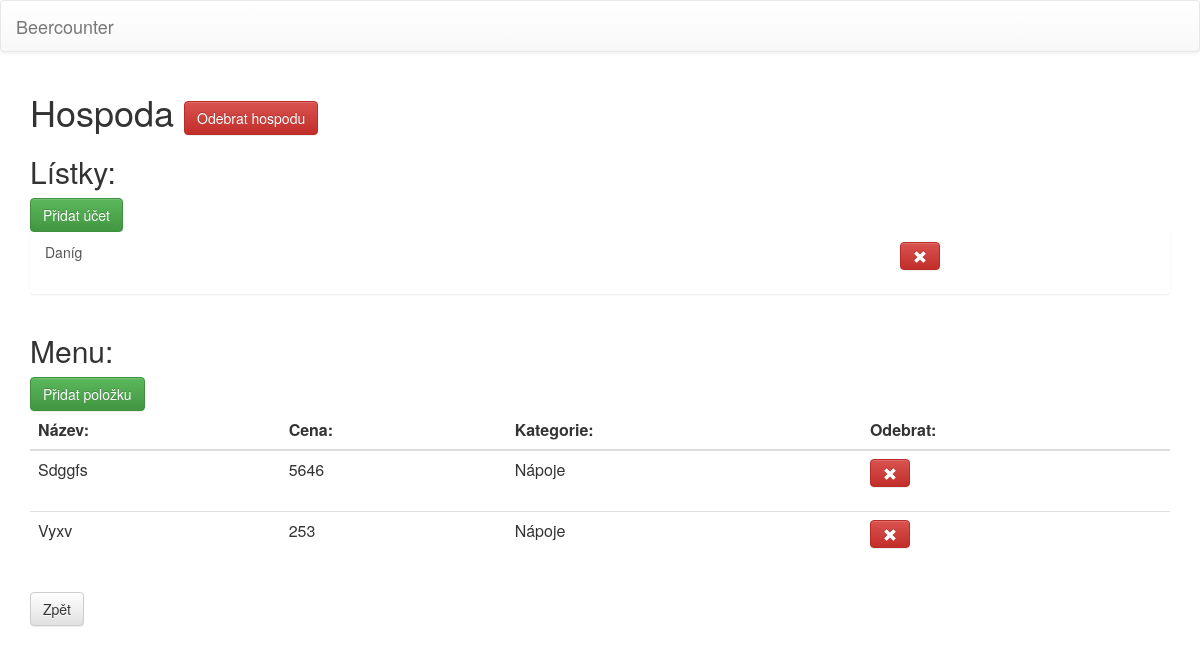
/pub/45/, run on the app's committed database.
### beercounter/models.py (models this page shows, shortened)
class Pub(Model):
  class Meta:
    verbose_name = "Hospoda"
  name = CharField(max_length=50, unique=True, verbose_name="Název")

class Bill(Model):
  class Meta:
    unique_together = ('name', 'pub')
    default_related_name = "bills"
    verbose_name = "Účet"
  name = CharField(max_length=50, verbose_name="Jméno")
  pub = ForeignKey('Pub', on_delete=CASCADE, )

class Item(Model):
  class Meta:
    verbose_name = "Položka"
    default_related_name = "items"
  ITEM_CATEGORY = (
      ('N', 'Nápoje'),
      ('J', 'Jídlo'),
      ('O', 'Ostatní'),
      )
  name = CharField(max_length=51, unique=True, verbose_name="Název")
  price = PositiveSmallIntegerField(default=0, verbose_name="Cena")
  category = CharField(max_length=1, choices=ITEM_CATEGORY, default='N', verbose_name="Kategorie")
  pub = ForeignKey('Pub', on_delete=CASCADE, verbose_name="Hospoda")

### beercounter/views.py (the view, shortened to what this page needs)
# urls.py: url(r'^pub/(?P<pk>[0-9]+)/$', views.PubView.as_view(), name="pub"),
class PubView(DetailView):
  model = Pub

### beercounter/templates/beercounter/pub_detail.html (shortened to what this page needs)
{% extends "beercounter/base.html" %}
{% load staticfiles %}
{% block content %}
<h1> {{ pub.name }}
  <a href="{% url 'beercounter:deletepub' pub.id %}" class="btn btn-danger" role="button"> Odebrat
    hospodu </a> </h1>
<h2> Lístky: </h2>
<a href="{% url 'beercounter:addbill' pub.id %}" class="btn btn-success" role="button"> Přidat
  účet </a>
<div class="container-fluid">
  {% for bill in pub.bills.all %}
  <div class="list-group row">
    <a href="{% url 'beercounter:bill' bill.id %}" class="list-group-item col-sm-9" > {{ bill.name }} </a>
    <div class="list-group-item col-sm-3" >
      <form method="POST" action=""
                          onsubmit="return confirm('Opravdu?')">
        <button type="submit" name="deleteBill" class="btn btn-danger " > <span class="glyphicon glyphicon-remove"> </span>
        </button> </div>
  </div>
      {% endfor %}
</div>
<h2> Menu: </h2>
<a href="{% url 'beercounter:additem' pub.id %}" class="btn btn-success" role="button"> Přidat položku </a>
<table class="table ">
  <thead>
    <tr>
      <th> Název: </th>
      <th> Cena: </th>
      <th> Kategorie: </th>
      <th> Odebrat: </th>
    </tr>
  </thead>
  {% for item in pub.items.all %}
  <tr>
    <td> {{ item.name }} </td>
    <td> {{ item.price }} </td>
    <td> {{ item.get_category_display }} </td>
    <td>
      <form method="POST" action=""
                          onsubmit="return confirm('Opravdu?')">
        <button type="submit" name="deleteItem" class="btn btn-danger"> <span class="glyphicon glyphicon-remove"></span> </button> </td>
  </tr>
  {% endfor %}
</table>
<a href="{% url 'beercounter:index' %}" class="btn btn-default" role="button"> Zpět </a>
{% endblock %}

### beercounter/static/beercounter/css/style.css (style rules this page uses)
.list-group-item { border: 0 !important; }

### data on the page
Pub: name "Hospoda"
Bill: name "Daníg"
Item: name "Sdggfs", price "5646", category "Nápoje"
Item: name "Vyxv", price "253", category "Nápoje"
